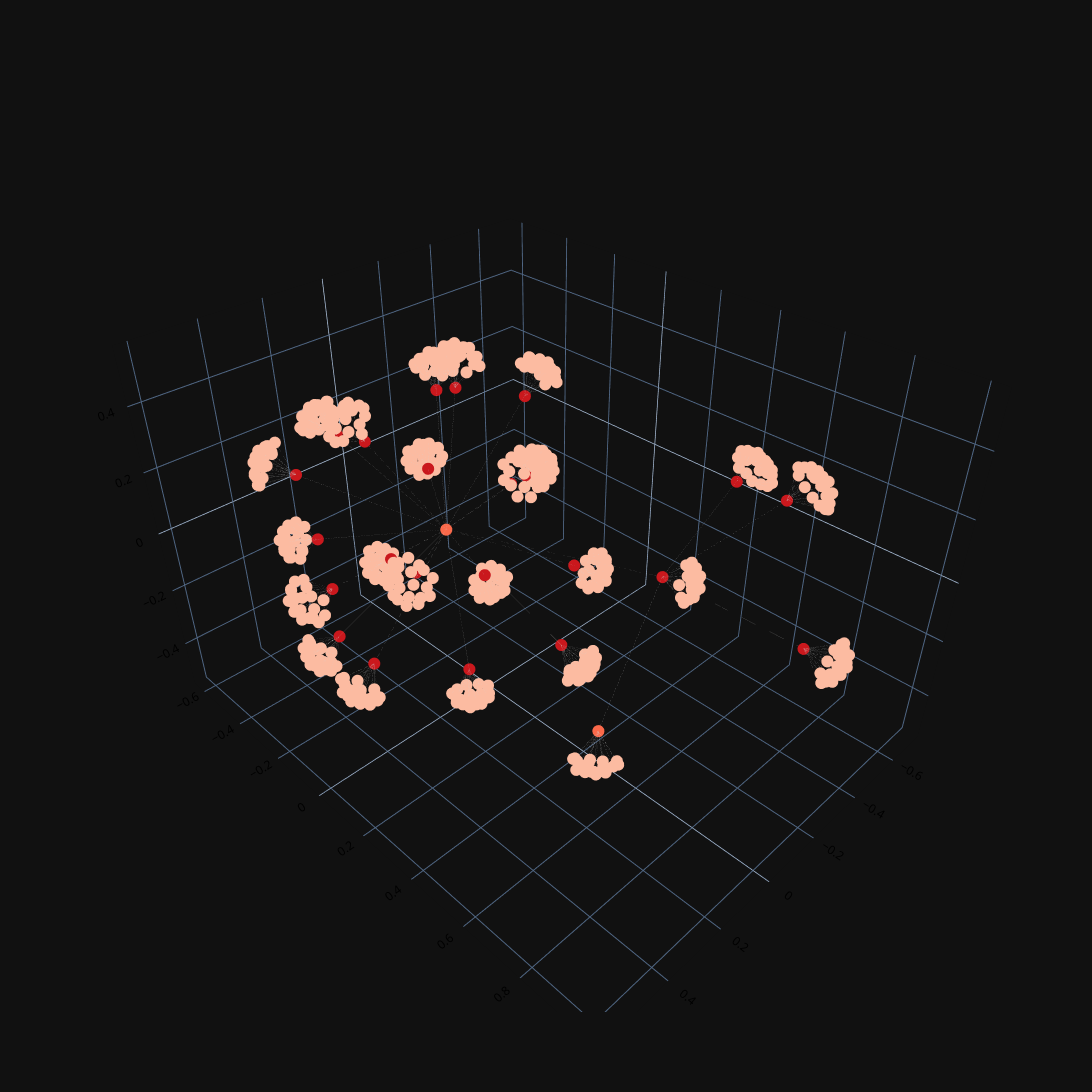

Source (notebook cell):
### Code cell
print('Spring Layout:', organism)

fig = pgo.Figure()
for i in spring_data:
    fig.add_trace(i)
fig.update_layout(template='plotly_dark', showlegend=False, width=1200, height=1200,
                  scene=dict(
                      xaxis_title='',
                      yaxis_title='',
                      zaxis_title='',
                      xaxis=dict(nticks=0,tickfont=dict(
                            color='black')),
                      yaxis=dict(nticks=0,tickfont=dict(
                            color='black')),
                      zaxis=dict(nticks=0,tickfont=dict(
                            color='black')),
                    dragmode="turntable",
                    #annotations=annotations,
                ))
py.iplot(fig)

plotly.offline.plot(fig, filename = 'output_plots/3Dtoynetwork_'+'spring_'+organism+'.html', auto_open=False)

### Figure 1 — Plotly figure (JSON) as saved in the notebook; plotly's stock layout.template omitted (floating-point values rounded to 4 significant figures; data arrays with more than 128 entries replaced by an {"elided": "..."} marker saying what was removed)
{"data": [{"hoverinfo": "text", "marker": {"color": {"elided": "500x3 float values"}, "line": {"color": {"elided": "500x3 float values"}, "width": 1}, "size": 4, "symbol": "circle"}, "mode": "markers", "type": "scatter3d", "x": {"elided": "500 float values"}, "y": {"elided": "500 float values"}, "z": {"elided": "500 float values"}}, {"hoverinfo": "none", "line": {"color": "lightgrey", "width": 0.1}, "mode": "lines", "opacity": 1, "type": "scatter3d", "x": {"elided": "1497 float values"}, "y": {"elided": "1497 float values"}, "z": {"elided": "1497 float values"}}], "layout": {"height": 1200, "scene": {"aspectmode": "auto", "aspectratio": {"x": 0.9945, "y": 1.231, "z": 0.8166}, "dragmode": "turntable", "xaxis": {"nticks": 0, "tickfont": {"color": "black"}, "title": {"text": ""}, "type": "linear"}, "yaxis": {"nticks": 0, "tickfont": {"color": "black"}, "title": {"text": ""}, "type": "linear"}, "zaxis": {"nticks": 0, "tickfont": {"color": "black"}, "title": {"text": ""}, "type": "linear"}}, "showlegend": false, "width": 1200}}
